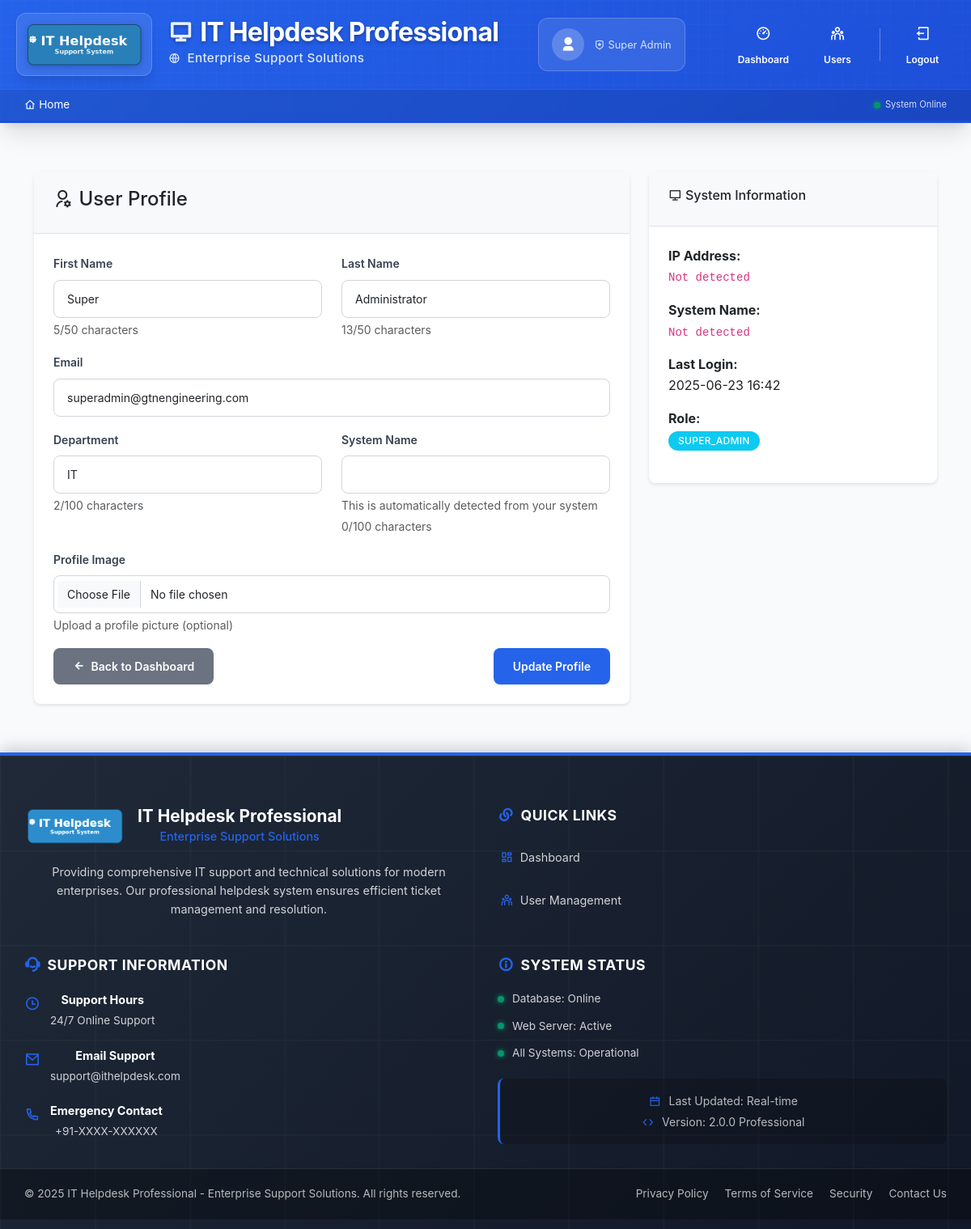
Page /user-profile (signed in) on the committed database.
### models.py (models this page shows, shortened)
class User(db.Model):
    __tablename__ = 'users'
    id = db.Column(db.Integer, primary_key=True)
    username = db.Column(db.String(80), unique=True, nullable=False)
    email = db.Column(db.String(120), unique=True, nullable=False)
    password_hash = db.Column(db.String(256), nullable=False)
    first_name = db.Column(db.String(50), nullable=False)
    last_name = db.Column(db.String(50), nullable=False)
    department = db.Column(db.String(100), nullable=True)
    role = db.Column(db.String(20), default='user')  # user, admin, super_admin
    is_admin = db.Column(db.Boolean, default=False)
    ip_address = db.Column(db.String(45), nullable=True)  # IPv4/IPv6
    system_name = db.Column(db.String(100), nullable=True)
    profile_image = db.Column(db.String(200), nullable=True)
    created_at = db.Column(db.DateTime, default=datetime.utcnow)
    tickets = db.relationship('Ticket', backref='user', lazy=True, foreign_keys='Ticket.user_id')
    assigned_tickets = db.relationship('Ticket', backref='assignee', lazy=True, foreign_keys='Ticket.assigned_to')

### routes.py (the view)
    def decorated_function(*args, **kwargs):
        if not is_logged_in():
            flash('Please log in to access this page.', 'warning')
            return redirect(url_for('user_login'))
        return f(*args, **kwargs)

### forms.py
class UserProfileForm(FlaskForm):
    first_name = StringField('First Name', validators=[DataRequired(), Length(min=2, max=50)])
    last_name = StringField('Last Name', validators=[DataRequired(), Length(min=2, max=50)])
    email = EmailField('Email', validators=[DataRequired(), Email()])
    department = StringField('Department', validators=[Length(max=100)])
    system_name = StringField('System Name', validators=[Length(max=100)])
    submit = SubmitField('Update Profile')

### routes.py (called while the page is built, shortened)
def is_logged_in():
    return 'user_id' in session

def get_current_user():
    if is_logged_in():
        return User.query.get(session['user_id'])
    return None

def login_required(f):
    def decorated_function(*args, **kwargs):
        if not is_logged_in():
            flash('Please log in to access this page.', 'warning')
            return redirect(url_for('user_login'))
        return f(*args, **kwargs)
    decorated_function.__name__ = f.__name__
    return decorated_function

@app.route('/user-profile', methods=['GET', 'POST'])
@login_required
def user_profile():
    user = get_current_user()
    form = UserProfileForm(obj=user)
    return render_template('user_profile.html', form=form, user=user)

### templates/user_profile.html (shortened to what this page needs)
{% extends "base.html" %}
{% block content %}
    <div class="container">
        <div class="row">
            <div class="col-md-8">
                <div class="card">
                    <div class="card-header">
                        <h4><i class="ri-user-settings-line"></i> User Profile</h4>
                    </div>
                    <div class="card-body">
                        <form method="POST" enctype="multipart/form-data">
                            <div class="row">
                                <div class="col-md-6">
                                    <div class="mb-3">
                                        {{ form.first_name.label(class="form-label") }}
                                        {{ form.first_name(class="form-control" + (" is-invalid" if form.first_name.errors else "")) }}
                                    </div>
                                </div>
                                <div class="col-md-6">
                                    <div class="mb-3">
                                        {{ form.last_name.label(class="form-label") }}
                                        {{ form.last_name(class="form-control" + (" is-invalid" if form.last_name.errors else "")) }}
                                    </div>
                                </div>
                            </div>
                            <div class="mb-3">
                                {{ form.email.label(class="form-label") }}
                                {{ form.email(class="form-control" + (" is-invalid" if form.email.errors else "")) }}
                            </div>
                            <div class="row">
                                <div class="col-md-6">
                                    <div class="mb-3">
                                        {{ form.department.label(class="form-label") }}
                                        {{ form.department(class="form-control") }}
                                    </div>
                                </div>
                                <div class="col-md-6">
                                    <div class="mb-3">
                                        {{ form.system_name.label(class="form-label") }}
                                        {{ form.system_name(class="form-control") }}
                                        <div class="form-text">This is automatically detected from your system</div>
                                    </div>
                                </div>
                            </div>
                            <div class="mb-3">
                                <label for="profile_image" class="form-label">Profile Image</label>
                                <input type="file" name="profile_image" id="profile_image" class="form-control" accept="image/*">
                                <div class="form-text">Upload a profile picture (optional)</div>
                            </div>
                            <div class="d-flex justify-content-between">
                                <a href="{{ url_for('user_dashboard') }}" class="btn btn-secondary">
                                    <i class="ri-arrow-left-line"></i> Back to Dashboard
                                </a>
                                {{ form.submit(class="btn btn-primary") }}
                            </div>
                        </form>
                    </div>
                </div>
            </div>
            <div class="col-md-4">
                <div class="card">
                    <div class="card-header">
                        <h6><i class="ri-computer-line"></i> System Information</h6>
                    </div>
                    <div class="card-body">
                        <p><strong>IP Address:</strong><br>
                        <code>{{ user.ip_address or 'Not detected' }}</code></p>
                        <p><strong>System Name:</strong><br>
                        <code>{{ user.system_name or 'Not detected' }}</code></p>
                        <p><strong>Last Login:</strong><br>
                        {{ user.created_at.strftime('%Y-%m-%d %H:%M') }}</p>
                        <p><strong>Role:</strong><br>
                        <span class="badge bg-info">{{ user.role.title() }}</span></p>
                    </div>
                </div>
            </div>
        </div>
    </div>
{% endblock %}

### templates/base.html (shortened to what this page needs)
<!DOCTYPE html>
<html lang="en">
<head>
    <link href="https://cdn.jsdelivr.net/npm/bootstrap@5.3.0/dist/css/bootstrap.min.css" rel="stylesheet">
    <link href="https://cdn.jsdelivr.net/npm/remixicon@4.6.0/fonts/remixicon.css" rel="stylesheet">
    <link rel="stylesheet" href="{{ url_for('static', filename='style.css') }}">
    <link rel="stylesheet" href="{{ url_for('static', filename='login-styles.css') }}">
</head>
<body>
    <header class="header">
        <div class="header-content">
            <div class="logo-container">
                <div class="logo-wrapper">
                    <img src="{{ url_for('static', filename='it_helpdesk_logo.png') }}" alt="IT Helpdesk Professional" class="header-logo">
                </div>
                <div class="company-text">
                    <h1><i class="ri-computer-line"></i> IT Helpdesk Professional</h1>
                    <h2><i class="ri-global-line"></i> Enterprise Support Solutions</h2>
                </div>
            </div>
            {% if session.user_id %}
                <div class="user-info">
                    <div class="user-avatar">
                        <i class="ri-user-3-fill"></i>
                    </div>
                    <div class="user-details">
                        <span class="user-role">
                            {% if session.role == 'super_admin' %}
                                <i class="ri-shield-star-line"></i> Super Admin
                            {% elif session.is_admin %}
                                <i class="ri-shield-user-line"></i> Administrator
                            {% else %}
                                <i class="ri-user-line"></i> Employee
                            {% endif %}
                        </span>
                    </div>
                </div>
            {% endif %}
            <nav class="menu">
                {% if session.user_id %}
                    {% if session.role == 'super_admin' %}
                        <a href="{{ url_for('super_admin_dashboard') }}" class="nav-item">
                            <i class="ri-dashboard-3-line"></i>
                            <span>Dashboard</span>
                        </a>
                        <a href="{{ url_for('manage_users') }}" class="nav-item">
                            <i class="ri-team-line"></i>
                            <span>Users</span>
                        </a>
                        <a href="{{ url_for('logout') }}" class="nav-item logout-btn">
                            <i class="ri-logout-box-line"></i>
                            <span>Logout</span>
                        </a>
                    {% endif %}
                {% endif %}
            </nav>
        </div>
        {% if session.user_id %}
            <div class="breadcrumb-container">
                <div class="breadcrumb-content">
                    <nav aria-label="breadcrumb">
                        <ol class="breadcrumb">
                            <li class="breadcrumb-item">
                                <a href="{{ url_for('index') }}"><i class="ri-home-4-line"></i> Home</a>
                            </li>
                        </ol>
                    </nav>
                    <div class="system-status">
                        <span class="status-indicator online"></span>
                        <small>System Online</small>
                    </div>
                </div>
            </div>
        {% endif %}
    </header>
    <main class="{% block main_class %}main-content{% endblock %}">
        {% block content %}{% endblock %}
    </main>
    <footer class="footer">
        <div class="footer-content">
            <div class="footer-section company-info">
                <div class="footer-logo">
                    <img src="{{ url_for('static', filename='it_helpdesk_logo.png') }}" alt="IT Helpdesk" class="footer-logo-img">
                    <div class="footer-company-text">
                        <h4>IT Helpdesk Professional</h4>
                        <p>Enterprise Support Solutions</p>
                    </div>
                </div>
                <p class="company-description">
                    Providing comprehensive IT support and technical solutions for modern enterprises.
                    Our professional helpdesk system ensures efficient ticket management and resolution.
                </p>
            </div>
            <div class="footer-section quick-links">
                <h5><i class="ri-links-line"></i> Quick Links</h5>
                <ul>
                    {% if session.user_id %}
                        {% if session.role == 'super_admin' %}
                            <li><a href="{{ url_for('super_admin_dashboard') }}"><i class="ri-dashboard-line"></i> Dashboard</a></li>
                            <li><a href="{{ url_for('manage_users') }}"><i class="ri-team-line"></i> User Management</a></li>
                        {% elif session.is_admin %}
                            <li><a href="{{ url_for('admin_dashboard') }}"><i class="ri-dashboard-line"></i> Admin Dashboard</a></li>
                        {% else %}
                            <li><a href="{{ url_for('user_dashboard') }}"><i class="ri-ticket-line"></i> My Tickets</a></li>
                            <li><a href="{{ url_for('create_ticket') }}"><i class="ri-add-line"></i> Create Ticket</a></li>
                            <li><a href="{{ url_for('user_profile') }}"><i class="ri-user-line"></i> My Profile</a></li>
                        {% endif %}
                    {% else %}
                        <li><a href="{{ url_for('user_login') }}"><i class="ri-login-box-line"></i> Employee Login</a></li>
                        <li><a href="{{ url_for('admin_login') }}"><i class="ri-shield-user-line"></i> Admin Login</a></li>
                    {% endif %}
                </ul>
            </div>
            <div class="footer-section support-info">
                <h5><i class="ri-customer-service-2-line"></i> Support Information</h5>
                <div class="support-details">
                    <div class="support-item">
                        <i class="ri-time-line"></i>
                        <div>
                            <strong>Support Hours</strong>
                            <p>24/7 Online Support</p>
                        </div>
                    </div>
                    <div class="support-item">
                        <i class="ri-mail-line"></i>
                        <div>
                            <strong>Email Support</strong>
                            <p>support@ithelpdesk.com</p>
                        </div>
                    </div>
                    <div class="support-item">
                        <i class="ri-phone-line"></i>
                        <div>
                            <strong>Emergency Contact</strong>
                            <p>+91-XXXX-XXXXXX</p>
                        </div>
                    </div>
                </div>
            </div>
            <div class="footer-section system-info">
                <h5><i class="ri-information-line"></i> System Status</h5>
                <div class="status-indicators">
                    <div class="status-item">
                        <span class="status-dot online"></span>
                        <span>Database: Online</span>
                    </div>
                    <div class="status-item">
                        <span class="status-dot online"></span>
                        <span>Web Server: Active</span>
                    </div>
                    <div class="status-item">
                        <span class="status-dot online"></span>
                        <span>All Systems: Operational</span>
                    </div>
                </div>
                <div class="system-stats">
                    <small>
                        <i class="ri-calendar-line"></i> Last Updated: {{ moment().format('YYYY-MM-DD HH:mm') if moment else 'Real-time' }}<br>
                        <i class="ri-code-line"></i> Version: 2.0.0 Professional
                    </small>
                </div>
            </div>
        </div>
        <div class="footer-bottom">
            <div class="footer-bottom-content">
                <div class="copyright">
                    <p>&copy; 2025 IT Helpdesk Professional - Enterprise Support Solutions. All rights reserved.</p>
                </div>
                <div class="footer-links">
                    <a href="#privacy">Privacy Policy</a>
                    <a href="#terms">Terms of Service</a>
                    <a href="#security">Security</a>
                    <a href="#contact">Contact Us</a>
                </div>
            </div>
        </div>
    </footer>
</body>
</html>

### rows in the picture
User: first_name "Super", last_name "Administrator", email "superadmin@gtnengineering.com", department "IT", ip_address "Not detected", system_name "Not detected", created_at "2025-06-23 16:42", role "SUPER_ADMIN"

### other values in the picture
{{ moment().format('YYYY-MM-DD HH:mm') if moment else 'Real-time' }} "Real-time"
